Frame 1 (no input): blank canvas, image omitted
Frame 60 (no input): blank canvas, image omitted
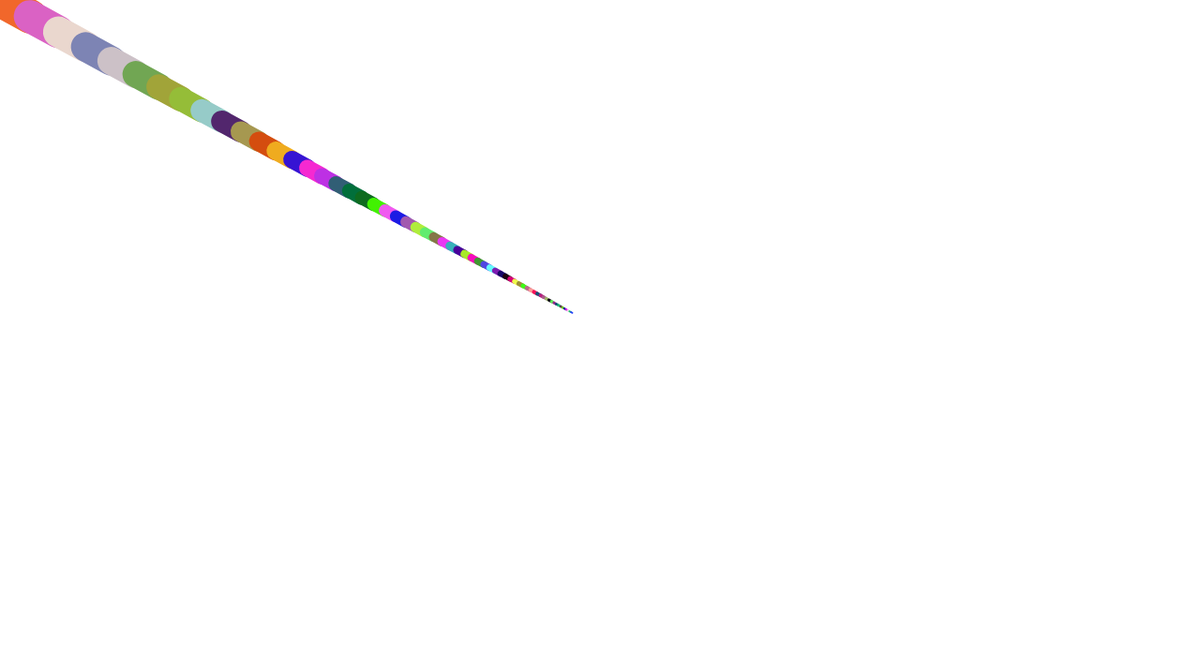
Frame 120 (the mouse pressed at the canvas centre since frame 60)

The p5.js sketch whose frames 1 and 60 were blank and that drew this single picture after the mouse press (run headless with seeded random() and noise() and a simulated clock; from frame 60 on, the mouse is pressed at the canvas centre):

// p5.js sketch
// ── sketch.js

var x = 0;
var y = 0;
var px = 0;
var py = 0;
var easing = 0.05;

function setup() {
  // put setup code here
  createCanvas(1280,700);
  //stroke(0,102);
}

function draw() {
  // put drawing code here
  var c = random(0,255);
  var d = random(0,255);
  var e = random(0,255);
  stroke(c,d,e);

  var targetX = mouseX;
  x += (targetX - x) * easing;
  var targetY = mouseY;
  y += (targetY - y)* easing;
  var weight = dist(x,y,px,py);
  strokeWeight(weight);
  line(x,y,px,py);
  py = y;
  px = x;
}
